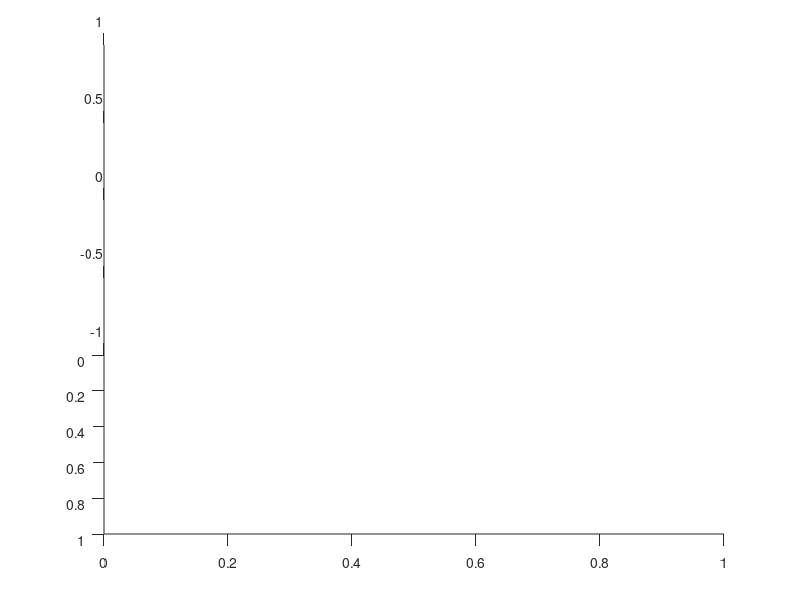

MATLAB code for this plot:
t=.05;
r=0;
while r<1
view(-85,30);pause(t);
view(-80,30);pause(t);
view(-75,30);pause(t);
view(-70,30);pause(t);
view(-65,30);pause(t);
view(-60,30);pause(t);
view(-55,30);pause(t);
view(-50,30);pause(t);
view(-45,30);pause(t);
view(-40,30);pause(t);
view(-35,30);pause(t);
view(-30,30);pause(t);
view(-25,30);pause(t);
view(-20,30);pause(t);
view(-15,30);pause(t);
view(-10,30);pause(t);
view(-5,30);pause(t);
view(0,30);pause(t);
view(5,30);pause(t);
view(10,30);pause(t);
view(15,30);pause(t);
view(20,30);pause(t);
view(25,30);pause(t);
view(30,30);pause(t);
view(35,30);pause(t);
view(40,30);pause(t);
view(45,30);pause(t);
view(50,30);pause(t);
view(55,30);pause(t);
view(60,30);pause(t);
view(65,30);pause(t);
view(70,30);pause(t);
view(75,30);pause(t);
view(80,30);pause(t);
view(85,30);pause(t);
view(90,30);pause(t);
r=r+1
end
clear t r